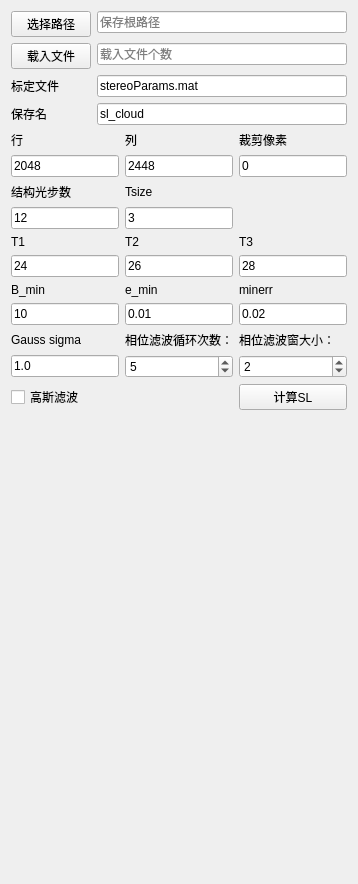
      <widget class="QWidget" name="tab_sl">
       <attribute name="title">
        <string>SL重建</string>
       </attribute>
       <layout class="QGridLayout" name="gridLayout_17">
        <item row="0" column="0">
         <layout class="QFormLayout" name="formLayout">
          <item row="0" column="0">
           <widget class="QPushButton" name="saverootpath_confirm">
            <property name="text">
             <string>选择路径</string>
            </property>
           </widget>
          </item>
          <item row="0" column="1">
           <widget class="QLineEdit" name="saverootpath">
            <property name="placeholderText">
             <string>保存根路径</string>
            </property>
           </widget>
          </item>
          <item row="1" column="0">
           <widget class="QPushButton" name="select_subpath">
            <property name="text">
             <string>载入文件</string>
            </property>
           </widget>
          </item>
          <item row="1" column="1">
           <widget class="QLineEdit" name="patterns_subpath">
            <property name="text">
             <string/>
            </property>
            <property name="placeholderText">
             <string>载入文件个数</string>
            </property>
           </widget>
          </item>
          <item row="2" column="0">
           <widget class="QLabel" name="label_calib_save">
            <property name="text">
             <string>标定文件</string>
            </property>
           </widget>
          </item>
          <item row="2" column="1">
           <widget class="QLineEdit" name="calib_filename">
            <property name="text">
             <string>stereoParams.mat</string>
            </property>
           </widget>
          </item>
          <item row="3" column="1">
           <widget class="QLineEdit" name="savename">
            <property name="text">
             <string>sl_cloud</string>
            </property>
           </widget>
          </item>
          <item row="3" column="0">
           <widget class="QLabel" name="label_calib_save_2">
            <property name="text">
             <string>保存名</string>
            </property>
           </widget>
          </item>
         </layout>
        </item>
        <item row="2" column="0">
         <spacer name="verticalSpacer_7">
          <property name="orientation">
           <enum>Qt::Vertical</enum>
          </property>
          <property name="sizeHint" stdset="0">
           <size>
            <width>20</width>
            <height>463</height>
           </size>
          </property>
         </spacer>
        </item>
        <item row="1" column="0">
         <layout class="QGridLayout" name="gridLayout_24">
          <item row="1" column="0">
           <widget class="QLineEdit" name="rows_SL">
            <property name="text">
             <string>2048</string>
            </property>
           </widget>
          </item>
          <item row="0" column="0">
           <widget class="QLabel" name="label_84">
            <property name="text">
             <string>行</string>
            </property>
           </widget>
          </item>
          <item row="5" column="1">
           <widget class="QLineEdit" name="T2">
            <property name="text">
             <string>26</string>
            </property>
           </widget>
          </item>
          <item row="0" column="2">
           <widget class="QLabel" name="label_86">
            <property name="text">
             <string>裁剪像素</string>
            </property>
           </widget>
          </item>
          <item row="1" column="1">
           <widget class="QLineEdit" name="cols_SL">
            <property name="text">
             <string>2448</string>
            </property>
           </widget>
          </item>
          <item row="7" column="1">
           <widget class="QLineEdit" name="e_min">
            <property name="text">
             <string>0.01</string>
            </property>
           </widget>
          </item>
          <item row="7" column="0">
           <widget class="QLineEdit" name="B_min">
            <property name="text">
             <string>10</string>
            </property>
           </widget>
          </item>
          <item row="1" column="2">
           <widget class="QLineEdit" name="kernel_size">
            <property name="text">
             <string>0</string>
            </property>
           </widget>
          </item>
          <item row="6" column="2">
           <widget class="QLabel" name="label_95">
            <property name="text">
             <string>minerr</string>
            </property>
           </widget>
          </item>
          <item row="5" column="0">
           <widget class="QLineEdit" name="T1">
            <property name="text">
             <string>24</string>
            </property>
           </widget>
          </item>
          <item row="0" column="1">
           <widget class="QLabel" name="label_85">
            <property name="text">
             <string>列</string>
            </property>
           </widget>
          </item>
          <item row="4" column="0">
           <widget class="QLabel" name="label_88">
            <property name="text">
             <string>T1</string>
            </property>
           </widget>
          </item>
          <item row="4" column="2">
           <widget class="QLabel" name="label_90">
            <property name="text">
             <string>T3</string>
            </property>
           </widget>
          </item>
          <item row="6" column="0">
           <widget class="QLabel" name="label_93">
            <property name="text">
             <string>B_min</string>
            </property>
           </widget>
          </item>
          <item row="3" column="1">
           <widget class="QLineEdit" name="Tsize">
            <property name="text">
             <string>3</string>
            </property>
           </widget>
          </item>
          <item row="7" column="2">
           <widget class="QLineEdit" name="minerr">
            <property name="text">
             <string>0.02</string>
            </property>
           </widget>
          </item>
          <item row="3" column="0">
           <widget class="QLineEdit" name="N">
            <property name="text">
             <string>12</string>
            </property>
           </widget>
          </item>
          <item row="2" column="0">
           <widget class="QLabel" name="label_87">
            <property name="text">
             <string>结构光步数</string>
            </property>
           </widget>
          </item>
          <item row="6" column="1">
           <widget class="QLabel" name="label_94">
            <property name="text">
             <string>e_min</string>
            </property>
           </widget>
          </item>
          <item row="5" column="2">
           <widget class="QLineEdit" name="T3">
            <property name="text">
             <string>28</string>
            </property>
           </widget>
          </item>
          <item row="4" column="1">
           <widget class="QLabel" name="label_89">
            <property name="text">
             <string>T2</string>
            </property>
           </widget>
          </item>
          <item row="2" column="1">
           <widget class="QLabel" name="label_92">
            <property name="text">
             <string>Tsize</string>
            </property>
           </widget>
          </item>
          <item row="8" column="0">
           <widget class="QLabel" name="label_96">
            <property name="text">
             <string>Gauss sigma</string>
            </property>
           </widget>
          </item>
          <item row="9" column="0">
           <widget class="QLineEdit" name="sigma">
            <property name="text">
             <string>1.0</string>
            </property>
           </widget>
          </item>
          <item row="8" column="1">
           <widget class="QLabel" name="label_97">
            <property name="text">
             <string>相位滤波循环次数：</string>
            </property>
           </widget>
          </item>
          <item row="10" column="0">
           <widget class="QCheckBox" name="Gauss">
            <property name="text">
             <string>高斯滤波</string>
            </property>
            <property name="checked">
             <bool>false</bool>
            </property>
           </widget>
          </item>
          <item row="8" column="2">
           <widget class="QLabel" name="label_98">
            <property name="text">
             <string>相位滤波窗大小：</string>
            </property>
           </widget>
          </item>
          <item row="9" column="1">
           <widget class="QSpinBox" name="phasecycle">
            <property name="maximum">
             <number>10</number>
            </property>
            <property name="singleStep">
             <number>1</number>
            </property>
            <property name="value">
             <number>5</number>
            </property>
           </widget>
          </item>
          <item row="10" column="2">
           <widget class="QPushButton" name="Calculate_SL">
            <property name="text">
             <string>计算SL</string>
            </property>
           </widget>
          </item>
          <item row="9" column="2">
           <widget class="QSpinBox" name="phasesize">
            <property name="maximum">
             <number>10</number>
            </property>
            <property name="singleStep">
             <number>2</number>
            </property>
            <property name="value">
             <number>2</number>
            </property>
           </widget>
          </item>
         </layout>
        </item>
       </layout>
      </widget>
